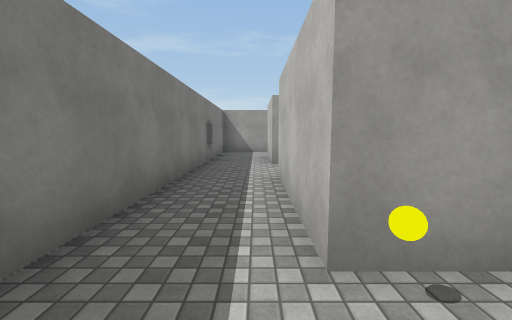
[1] (above)

24 first-person views from a walk through a 3-D level made in the Unity game engine. The camera is 1.4 m above the floor, tilts 6° down and sees 90° across. The floor is counted in squares, 2 m on a side. Each view is taken from the middle of a square. On the plan, view 1 faces up. The plan holds only what a view shows up to about 9 squares ahead; the rest is blank. Door leaves are left out, so doorways stand open. Surface patterns are stand-ins for the level's own textures.

[2]
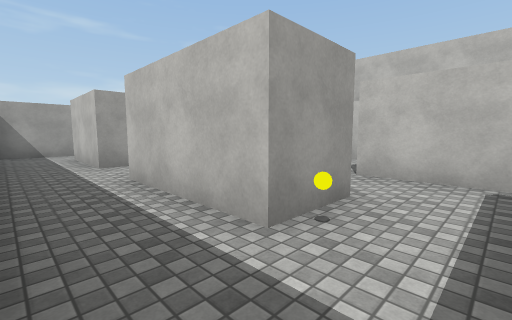

[3]
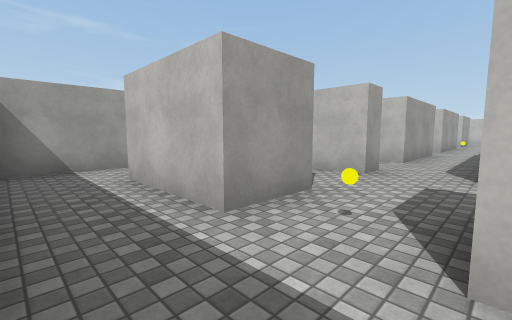

[4]
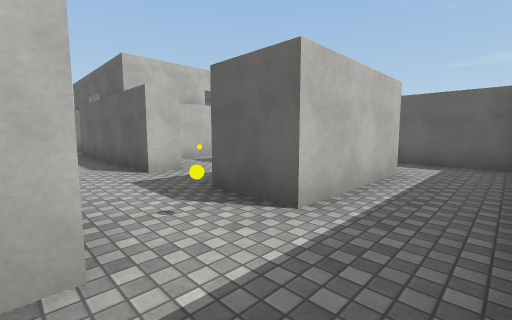

[5]
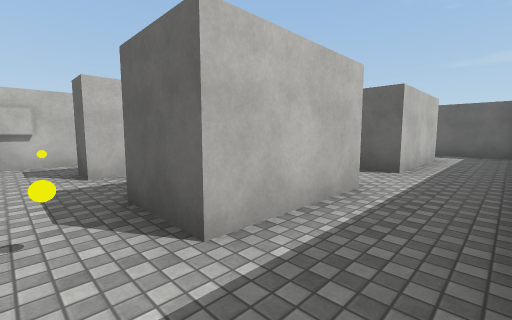

[6]
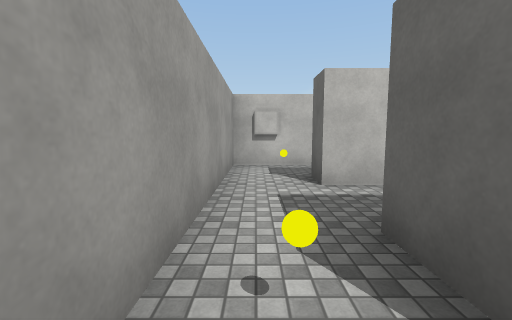

[7]
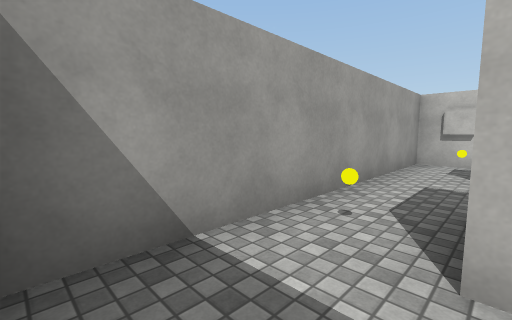

[8]
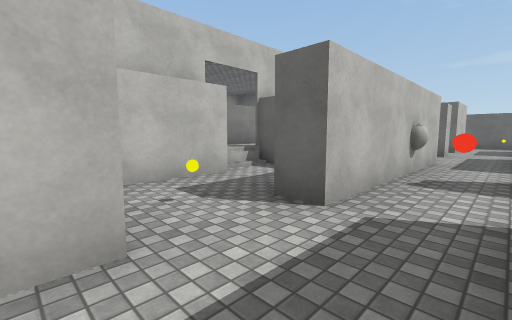

[9]
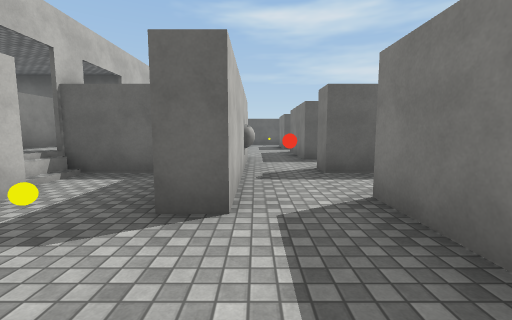

[10]
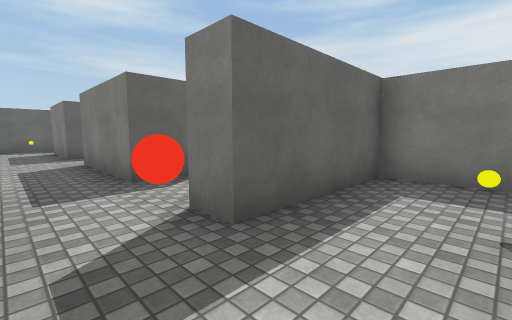

[11]
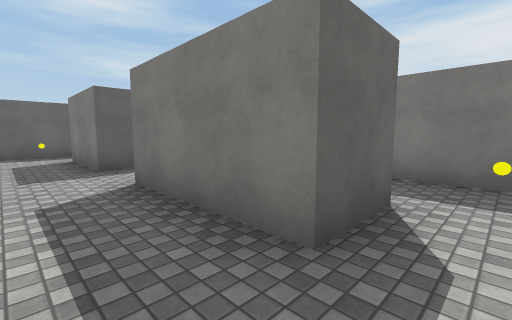

[12]
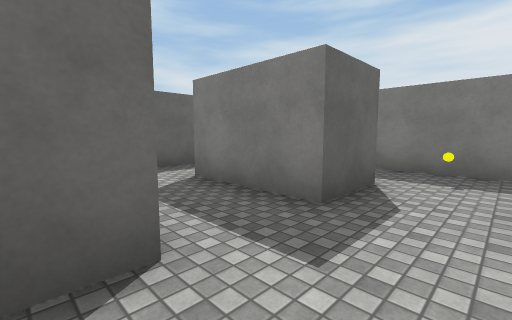

[13]
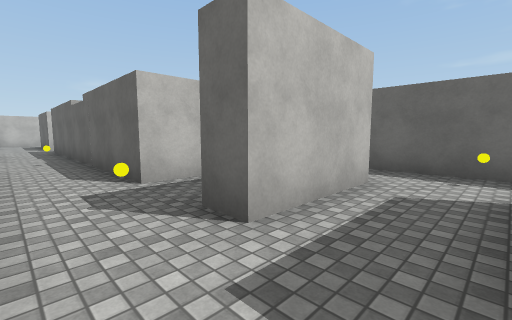

[14]
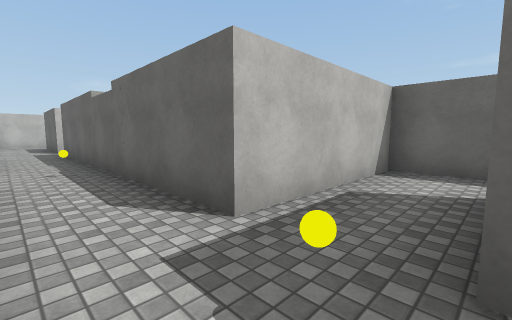

[15]
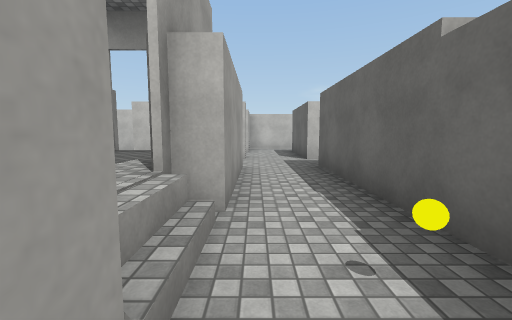

[16]
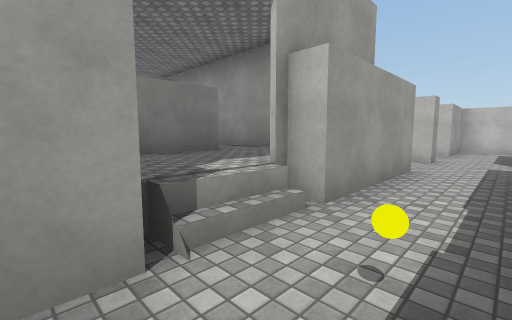

[17]
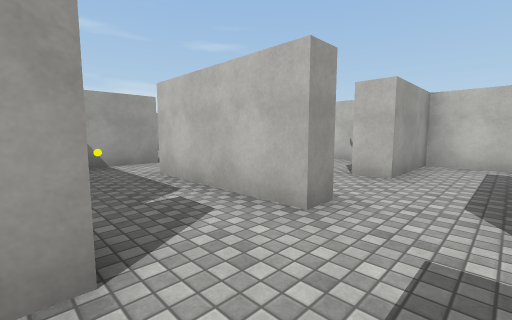

[18]
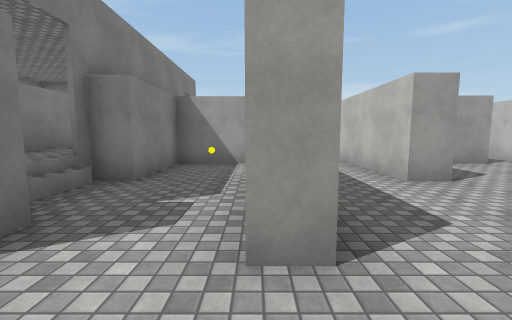

[19]
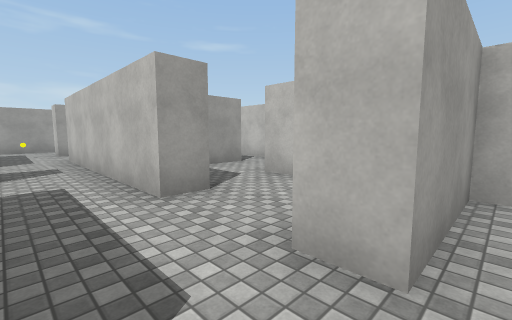

[20]
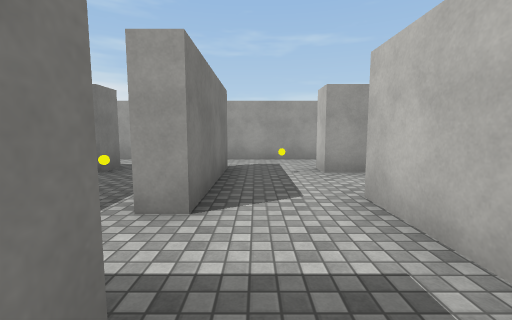

[21]
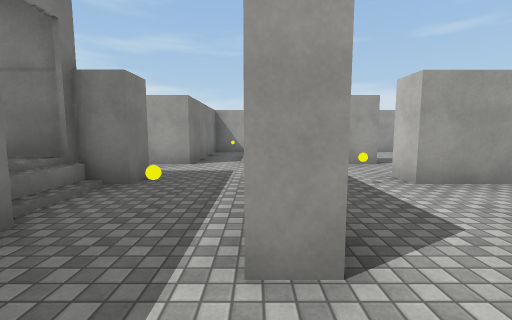

[22]
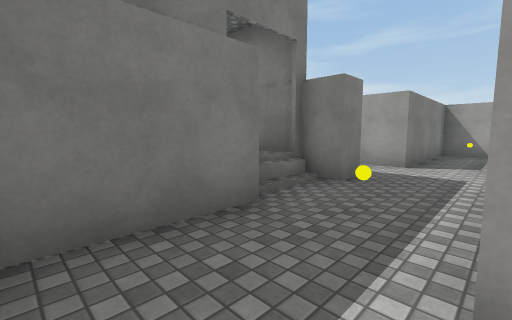

[23]
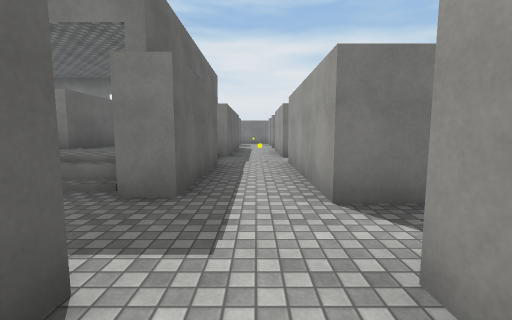

[24]
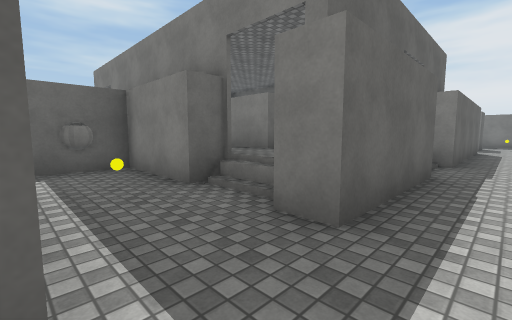

### Floor plan
Key: @ floor where view 1 was taken; # wall or solid block; . main floor; : floor 0.75 m higher than the main floor; / step, stairs or slope; D open door; O other object.
Columns run from 2 left of view 1 to 22 right of it. Each row starts with its distance up from view 1.
 10 #########      ###
  9 #..#..O.#      #O.
  8 #..#..#.#      #.
  7 #O.#..# #      #.
  6 #..#..#.###DD###.###.
  5 #..#.......O.........
  4 #..#..#####//###.#..##
  3 #..#..O.#     :/.#O..
  2 #..#....#   :::###..
  1 #..O..#./  ###:#....#
  0 #.@.O##./:   # #O...#  .#
 -1 ####.O ##:#  # ###..###.#
 -2 #.O...#   #  #:#O...#..
 -3 #..#..#     ##:#.#..#.#
 -4    #..     ::::/.#...O#
 -5    #..#   #::###.#..###
 -6 #.....................#
 -7 #.O...O....O..........#
 -8   .#..#.######## ###
 -9    #..#.#
-10    .O...#
-11    ######

Positions as (right, up) in squares from view 1, and headings:
1: (0, 0), facing up
2: (-1, 0), facing up-right
3: (-1, 4), facing up-right
4: (-1, 6), facing down-right
5: (-1, 9), facing down-right
6: (0, 9), facing right
7: (-1, 8), facing up-right
8: (2, 4), facing down-right
9: (3, 4), facing down
10: (3, 1), facing down-left
11: (3, -2), facing down-left
12: (4, -6), facing down-left
13: (2, -6), facing down-right
14: (4, -6), facing down-right
15: (8, -6), facing right
16: (8, -7), facing up-right
17: (13, -7), facing up-right
18: (15, -7), facing up
19: (16, -6), facing up-right
20: (16, -1), facing up
21: (15, 0), facing up
22: (15, 0), facing up-left
23: (16, 5), facing left
24: (15, 5), facing down-left
